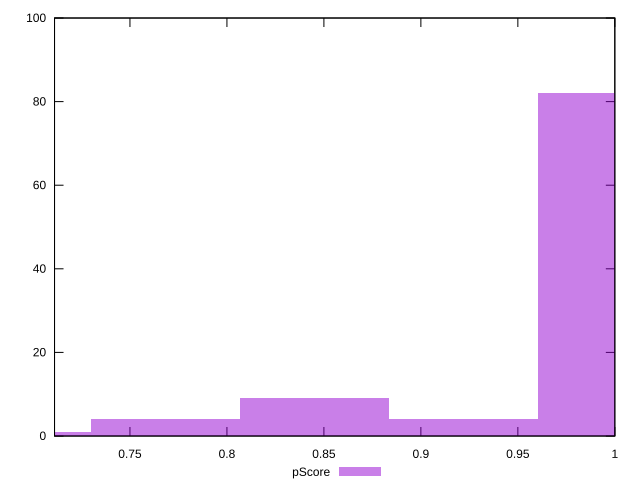

This figure's gnuplot source:
reset

$pScore <<EOF
0.9990532474552178 82
0.8453527478467228 9
0.9222029976509702 4
0.7685024980424753 4
0.6916522482382277 1
EOF

set key outside below
set boxwidth 0.07685024980424753
set xrange [0.7111111111111111:1]
set yrange [0:100]
set trange [0:100]
set style fill transparent solid 0.5 noborder
set terminal svg size 640, 490 enhanced background rgb 'white'
set output "reprap/unminified-javascript/samples/pages+cached+noexternal+nomedia+nocss/pScore/histogram.svg"

plot $pScore title "pScore" with boxes

reset
